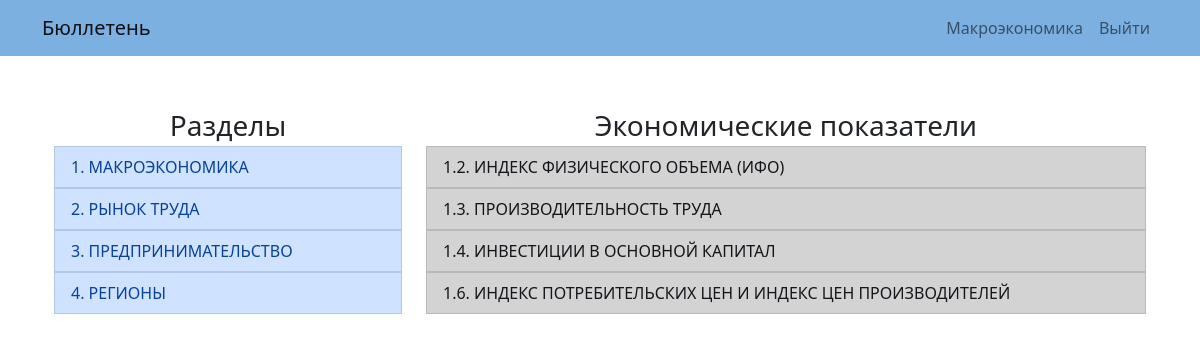
Page /macroindex/macroeconomics (signed in) on the committed database.
### macroeconomics/models.py (models this page shows, shortened)
class Topic(models.Model):
    name = models.CharField(max_length=127, verbose_name="Название разделала")
    slug = models.CharField(max_length=127, unique=True, null=True)

class EconomicIndex(models.Model):
    name = models.CharField(max_length=255, unique=True)
    slug = models.CharField(max_length=127, unique=True, null=True)
    macro_topic = models.ForeignKey("Topic", on_delete=models.PROTECT)

### macroeconomics/views.py (the view, shortened to what this page needs)
# urls.py: path("macroindex/<slug:macroindex_slug>", views.macroindex, name="macroindex"),
def macroindex(request, macroindex_slug):
    if not request.user.is_authenticated:
        return redirect("login")
    topic_id = Topic.objects.get(slug=macroindex_slug).id
    economic_indices = EconomicIndex.objects.filter(macro_topic_id=topic_id)
    topics = Topic.objects.all()
    context = {
        "topics": topics,
        "economic_indices": economic_indices,
        "title": "Макроэкономика"
    }
    return render(request, "macroeconomics/macroindex.html", context=context)

### macroeconomics/templates/macroeconomics/macroindex.html (shortened to what this page needs)
{% extends "macroeconomics/layout.html" %}
{% load static %}
{% block body %}
    <div class="container">
        <div class="row">
            <div class="col-md-4">
                <div class="header-info">Разделы</div>
                <ul class="list-group">
                    {% for topic in topics %}
                        <a href="{% url 'macroindex' topic.slug %}" style="text-decoration: none;">
                            <li class="list-group-item list-group-item-primary">{{ topic.name }}</li>
                        </a>
                    {% endfor %}
                </ul>
            </div>
            {% if economic_indices %}
            <div class="col-md-8">
                <div class="header-info">Экономические показатели</div>
                <ul class="list-group">
                    {% for economic_index in economic_indices %}
                    <a href="{% url 'macroindex' economic_index.macro_topic.slug %}?name={{ economic_index.slug }}" style="text-decoration: none;">
                        <li class="list-group-item list-group-item-dark">{{ economic_index.name }}</li>
                    </a>
                    {% endfor %}
                </ul>
            </div>
            {% endif %}
        </div>
    </div>
{% endblock %}

### macroeconomics/static/macroeconomics/css/styles.css (style rules this page uses)
.header-info { text-align: center; font-size: 28px; }

### rows in the picture
Topic: name "1. МАКРОЭКОНОМИКА"
Topic: name "2. РЫНОК ТРУДА"
Topic: name "3. ПРЕДПРИНИМАТЕЛЬСТВО"
Topic: name "4. РЕГИОНЫ"
EconomicIndex: name "1.2. ИНДЕКС ФИЗИЧЕСКОГО ОБЪЕМА (ИФО)"
EconomicIndex: name "1.3. ПРОИЗВОДИТЕЛЬНОСТЬ ТРУДА"
EconomicIndex: name "1.4. ИНВЕСТИЦИИ В ОСНОВНОЙ КАПИТАЛ"
EconomicIndex: name "1.6. ИНДЕКС ПОТРЕБИТЕЛЬСКИХ ЦЕН И ИНДЕКС ЦЕН ПРОИЗВОДИТЕЛЕЙ"
